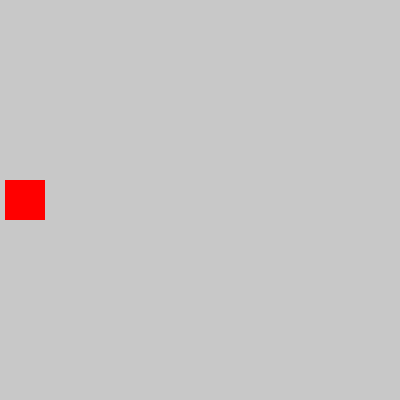
Frame 1 (no input)
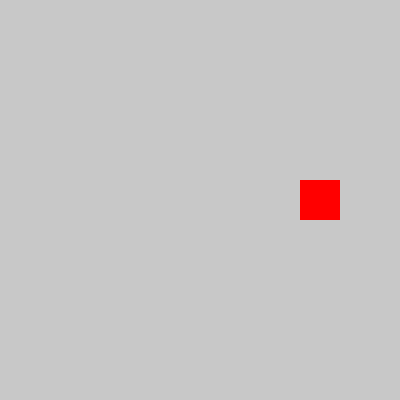
Frame 60 (no input)
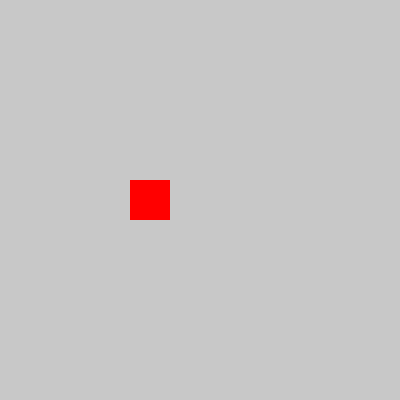
Frame 120 (the mouse pressed at the canvas centre since frame 60)

The p5.js sketch that drew these frames (run headless with seeded random() and noise() and a simulated clock; from frame 60 on, the mouse is pressed at the canvas centre):

// p5.js sketch
// ── sketch.js
/*
In this I want to show you how an element can move according to the frame rate. 
then by itself.
In relation to the keypress function we can change the direction.
*/

let direction = false;
let speed = 5;
let dimension = 40;
let currentPositionX = 0;
let currentPositionY = 0;
//let str = "";

function setup() {
  createCanvas(400, 400);
  background(200, 200, 200);
  currentPositionY = height / 2 - dimension / 2;
}

function draw() {
  background(200, 200, 200);

  /*
  If the direction is false, we move our rectangle horizontally.
  */
  if (direction == false) {
    fill(255, 0, 0);
    noStroke();

    /*
    The draw function is an infinite loop.
    So we can increment each variable.
    */
    currentPositionX = currentPositionX + speed;
    rect(currentPositionX, currentPositionY, dimension, dimension);

    /*
    We change the direction of the rectangle 
    if we have reached the end or are at the beginning.
    if current position is grather than width it come back
    */

    if (currentPositionX > width - dimension || currentPositionX < 0) {
      speed = speed * -1;
    }
  } else {
    fill(0, 255, 0);
    noStroke();
    currentPositionY = currentPositionY + speed;
    rect(currentPositionX, currentPositionY, dimension, dimension);
    if (currentPositionY > height - dimension || currentPositionY < 0) {
      speed = speed * -1;
    }
  }
}

/*
With this function we understand which letter was clicked on the keyboard. 
Depending on what we click on, we can change the value of a variable.
*/
function keyTyped() {
  str = key;
  if (key === "a") {
    direction = false;
  } else {
    direction = true;
  }
}
